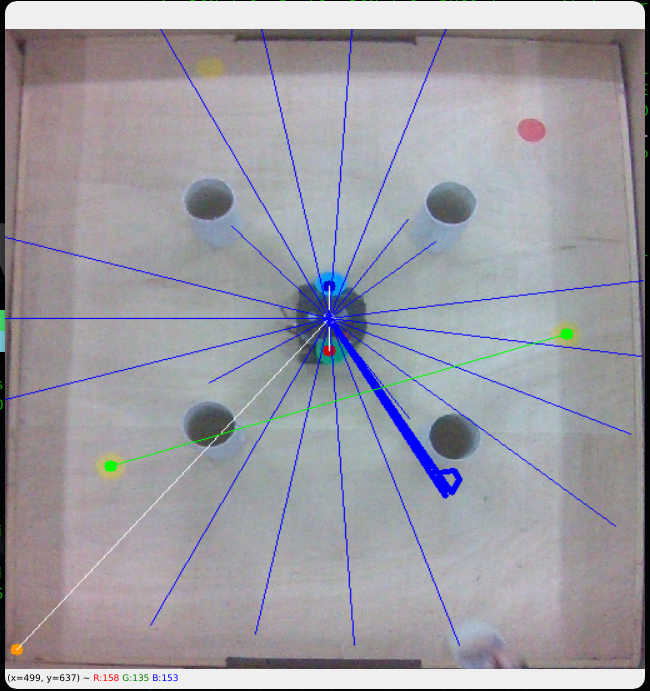
#> input picture utils/hsv.png, 650 x 691 px
$ python -i panorama.py   (imports and definitions only)
#> lines starting #> are read from the running program, lines starting #| are printed output that depends on the picture
import numpy as np
import imutils
import cv2


class Stitcher:
	def __init__(self):
		# determine if we are using OpenCV v3.X and initialize the
		# cached homography matrix
		self.isv3 = imutils.is_cv3()
		self.cachedH = None

	def stitch(self, images, ratio=0.75, reprojThresh=4.0):
		# unpack the images
		(imageB, imageA) = images
		# if the cached homography matrix is None, then we need to
		# apply keypoint matching to construct it
		if self.cachedH is None:
			# detect keypoints and extract
			(kpsA, featuresA) = self.detectAndDescribe(imageA)
			(kpsB, featuresB) = self.detectAndDescribe(imageB)
			# match features between the two images
			M = self.matchKeypoints(kpsA, kpsB,
									featuresA, featuresB, ratio, reprojThresh)
			# if the match is None, then there aren't enough matched
			# keypoints to create a panorama
			if M is None:
				return None
			# cache the homography matrix
			self.cachedH = M[1]
		# apply a perspective transform to stitch the images together
		# using the cached homography matrix
		result = cv2.warpPerspective(imageA, self.cachedH,
									 (imageA.shape[1] + imageB.shape[1], imageA.shape[0]))
		result[0:imageB.shape[0], 0:imageB.shape[1]] = imageB
		# return the stitched image
		return result

	# [67 lines left out: functions detectAndDescribe, matchKeypoints, drawMatches, not called in this run]

>>> import cv2
>>> picture = cv2.imread('hsv.png', cv2.IMREAD_GRAYSCALE)
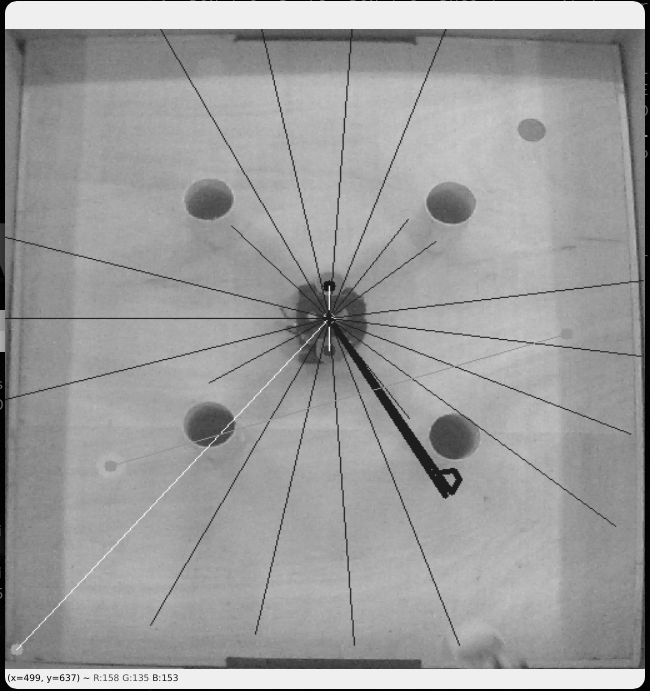
#> picture: shape (691, 650); min 0, max 246, mean 156.3
>>> result = Stitcher().stitch(picture)
#> (the run stopped early here; a loop or call above may not have finished)

$ run again, on utils/turtlebot_camera_rgb.png
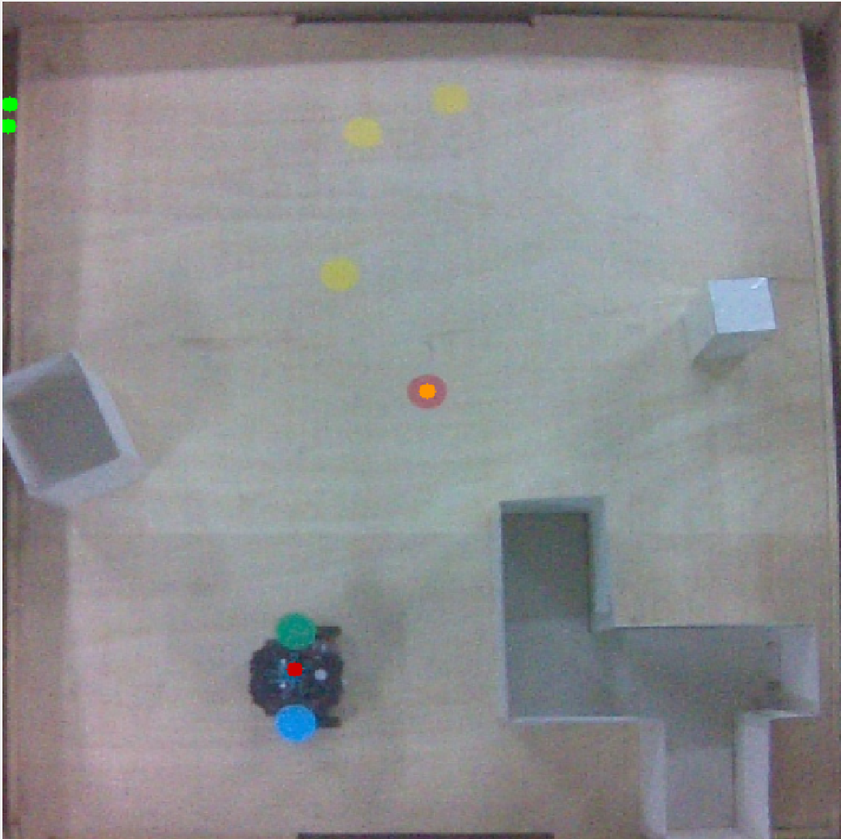
#> input picture utils/turtlebot_camera_rgb.png, 841 x 839 px, shrunk from 1035 x 1032 before the run
#> `picture = cv2.imread('hsv.png', cv2.IMREAD_GRAYSCALE)`:
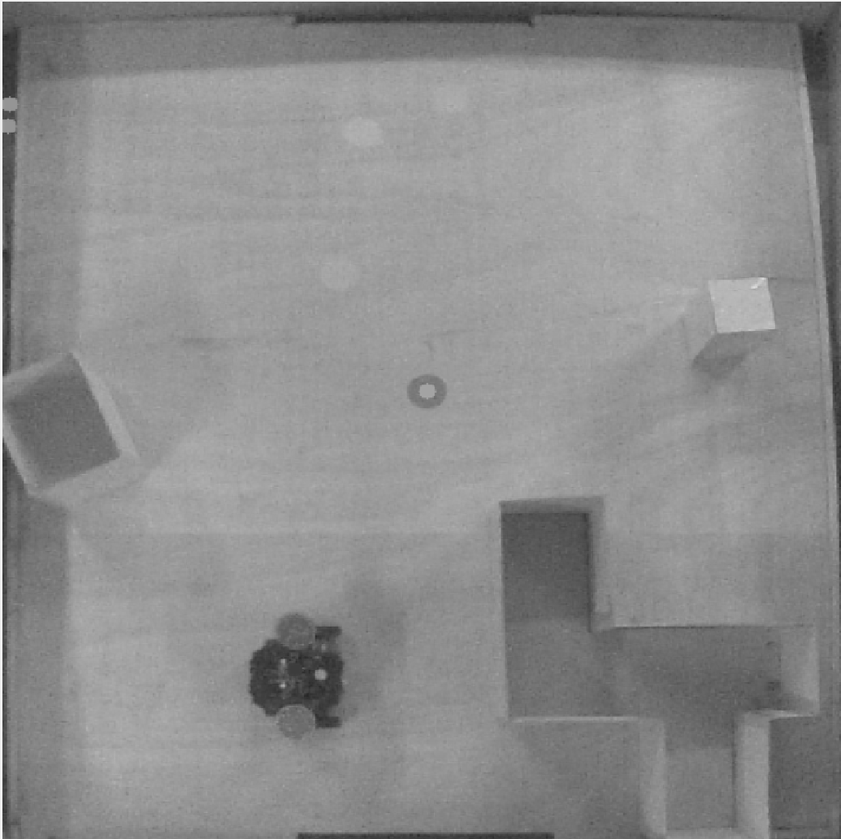
#> picture: shape (839, 841); min 32, max 255, mean 140.6
